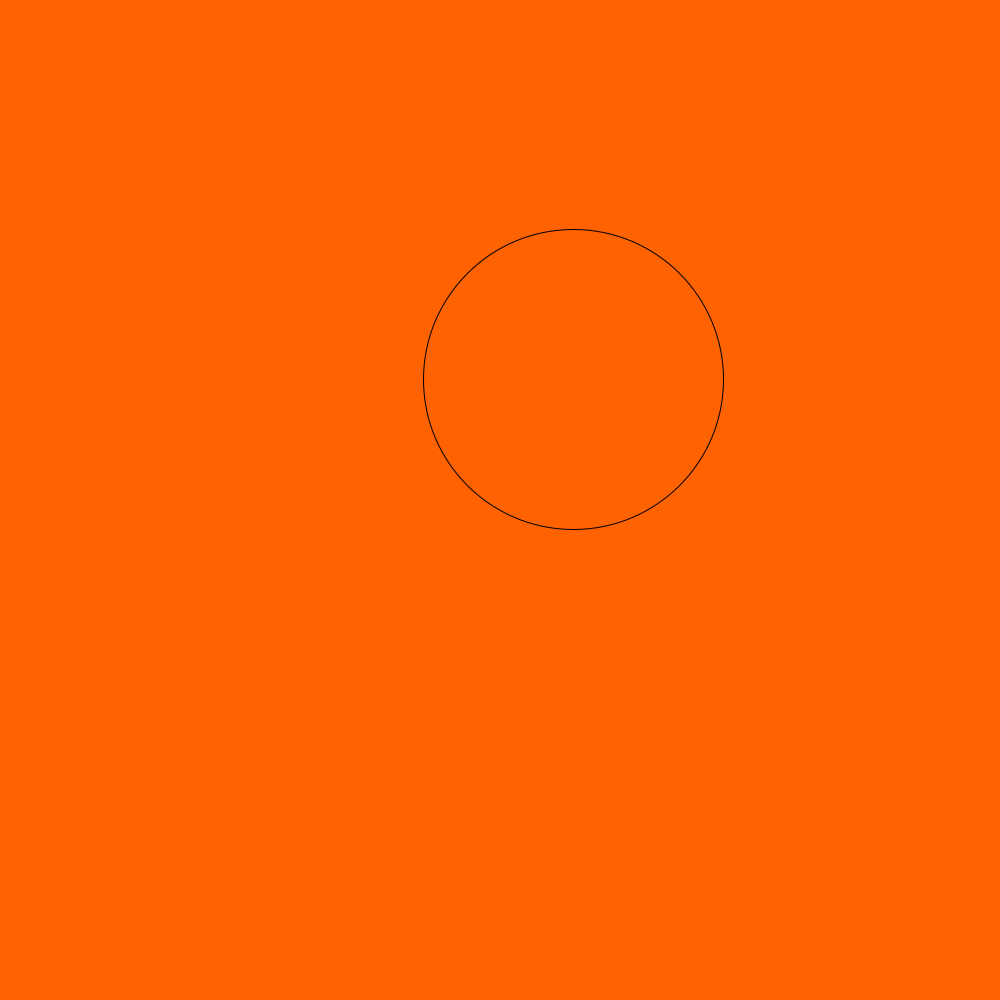
Frame 1 (no input)
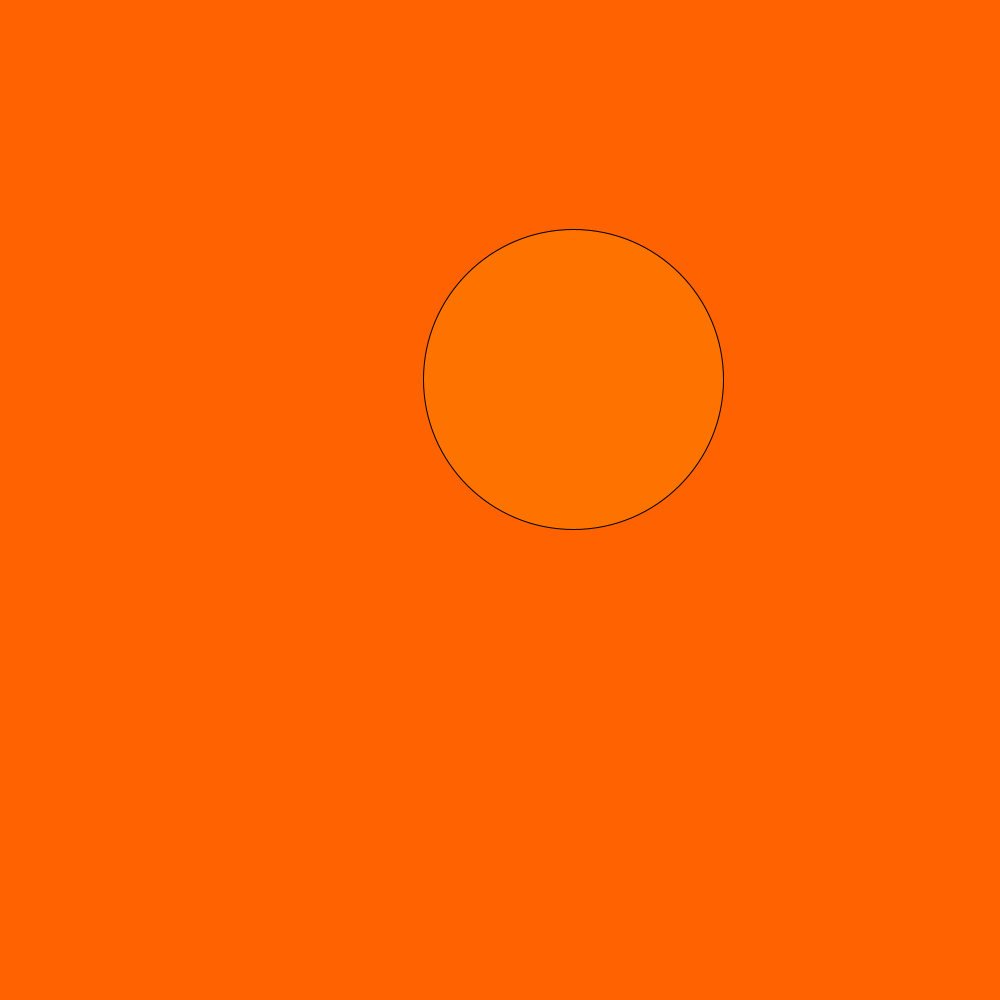
Frame 60 (the mouse pressed at the canvas centre just before this capture)
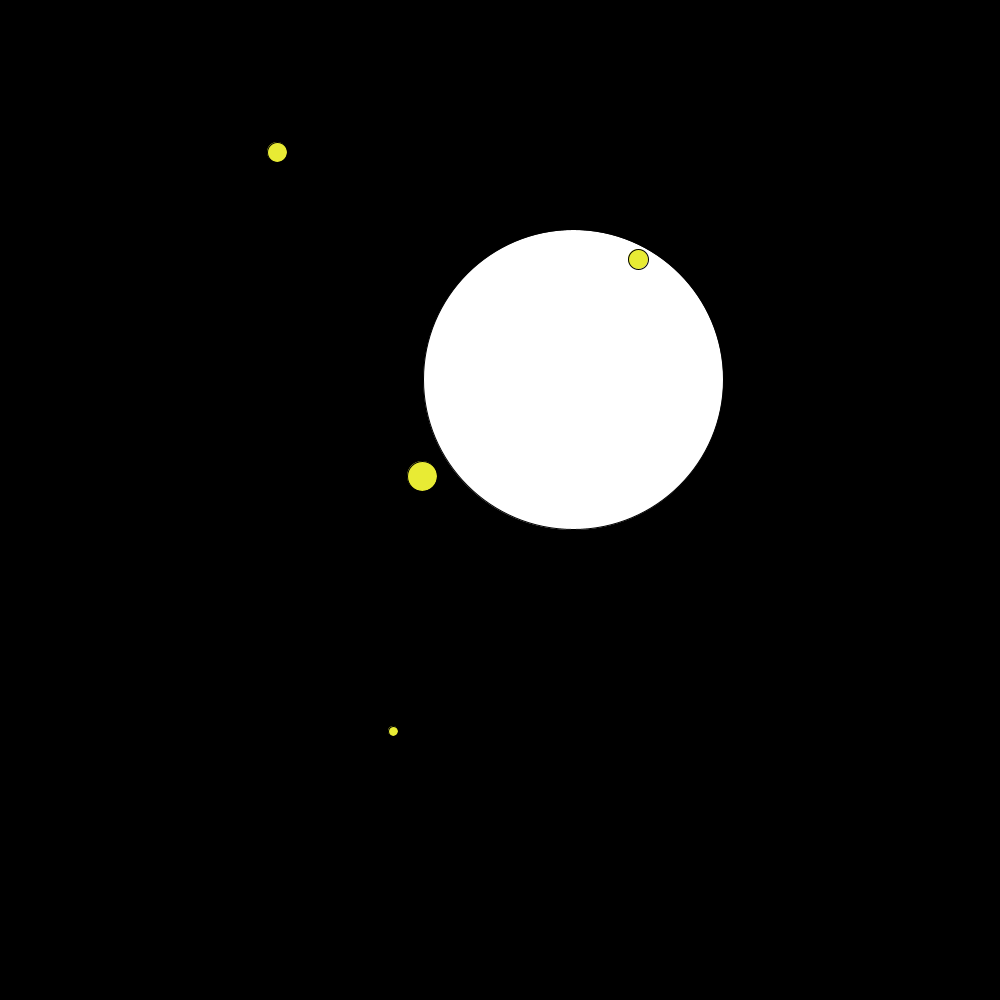
Frame 120 (the mouse held since frame 60 and released just before this capture)

The Processing sketch that drew these frames (run headless with seeded random() and noise(); from frame 60 on, the mouse is pressed at the canvas centre):

// Processing sketch: animation_semester1_project2
// ── animation_semester1_project2.pde
/*
My animation was inspired by outer space. It has the sun, some stars, and the moon. When 
the user runs the code, the sun appears in a random location in the frame. The sun is 
intitally the same color as the background, but it slowly fades into yellow and becomes 
visible. The user has to press the sun and it will turn into the moon. There will be 
a color change in the background (orange to black), the sun will turn into the moon 
(yellow to white), and 10 yellow stars of different sizes will appear on the screen. The
user can click the moon and it will turn back into the sun. One suggestion I got during 
my peer review was to add craters to the moon, but due to the fact that my moon is 
supposed to appear in random locations, I wasn't sure how to do that because the moon and
craters wouldn't be aligned. 
*/

int x = -30;
int starx;
int stary;
int moony;
int moonx;
boolean isSun = true; 


float z = random(250, 750);
float y = random(250, 750);


void setup() {
  size(1000, 1000);
  isSun = true;
}


void draw() {

  if (isSun) {  //code for sun drawing
    background(255, 98, 0);
    fill(243, 247, 2, x);
    x = x + 1;
    circle(z, y, 300); }
  
  else  { //code for moon - if sun is false
   
    background(0, 0, 0);
    fill(255, 255, 255);
    circle(z, y, 300);

    fill(232, 235, 52);
    starx = (int) random (1000);
    stary = (int) random (1000);
   
    frameRate(10);    //code for stars
    circle(starx, stary, 30);
    starx = (int) random (1000);
    stary = (int) random (1000);
    circle(starx, stary, 20);
    starx = (int) random (1000);
    stary = (int) random (1000);
    circle(starx, stary, 10);
    starx = (int) random (1000);
    stary = (int) random (1000);
    circle(starx, stary, 20);
    starx = (int) random (1000);
    stary = (int) random (1000);
    isSun = false;
  } 
  
}

void mousePressed() { //switches sun and moon based on user input
  if (isSun) {
    isSun = false;
  
  }
  
  else {
     isSun = true;
   }
  }
